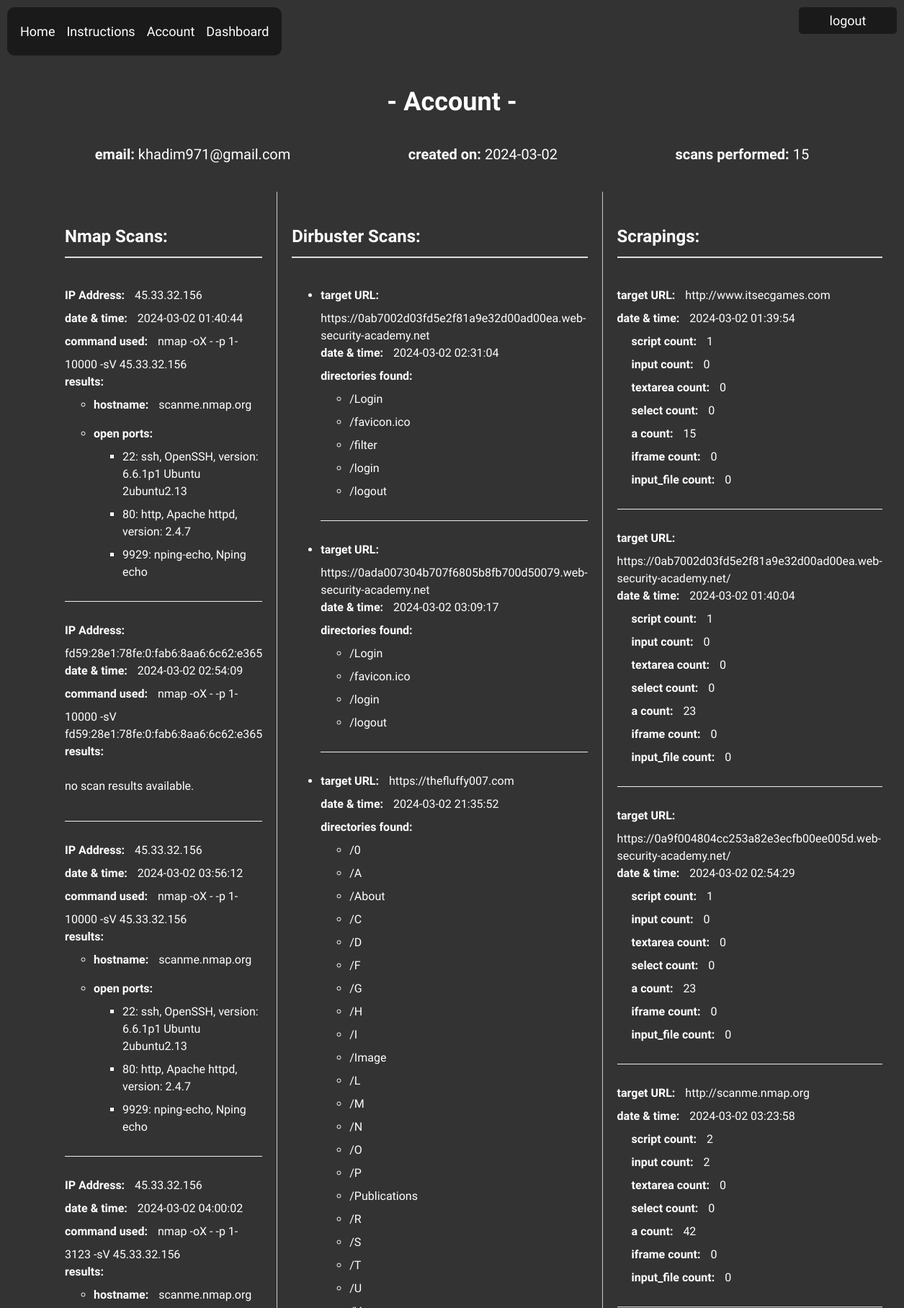
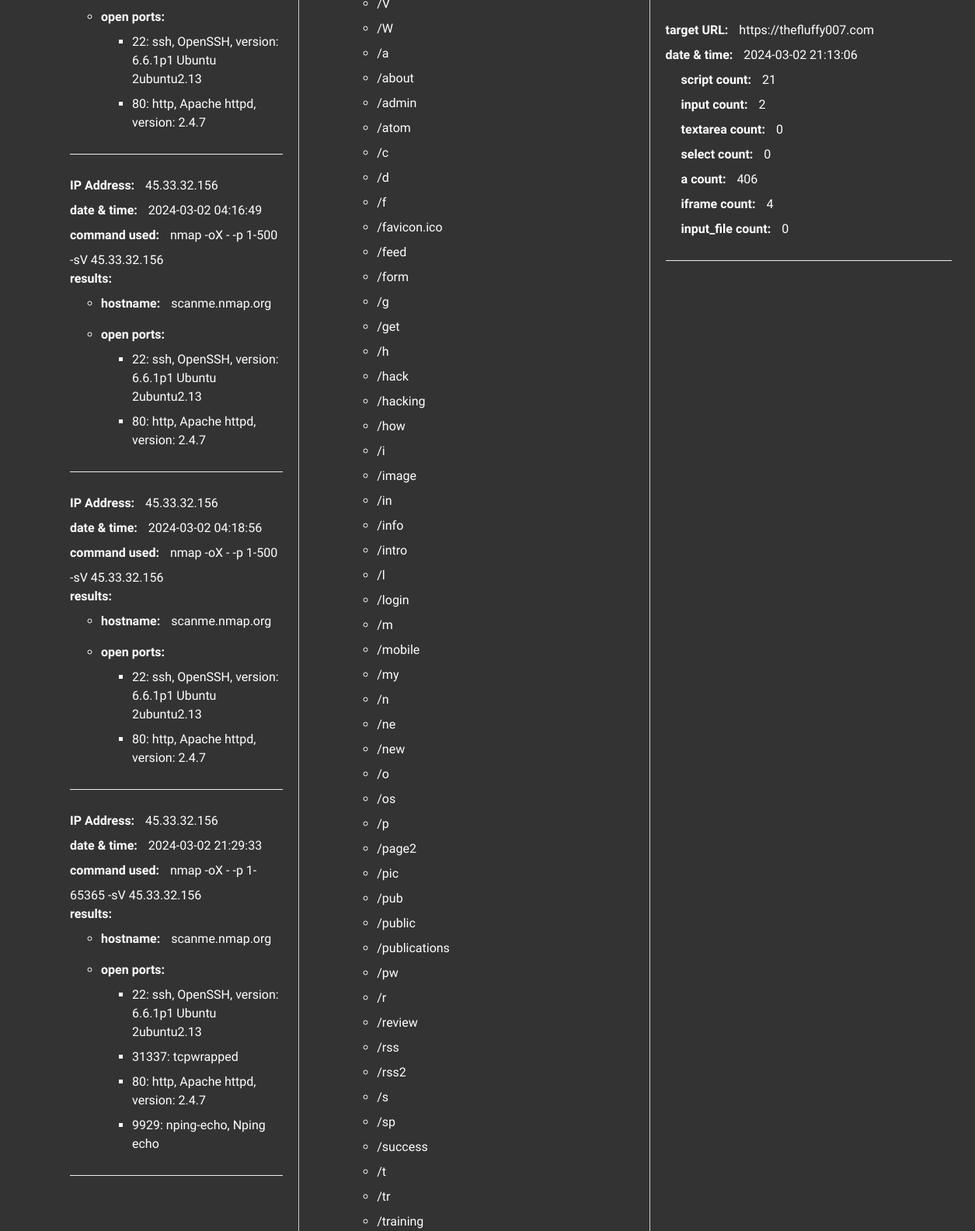
The app's page /account/ (signed in, upper part) with its own data (2 pictures, top to bottom).
### aph/models.py (models this page shows)
class User(db.Model, UserMixin):
    id = db.Column(db.Integer, primary_key=True)
    email = db.Column(db.String(150), unique=True)
    password = db.Column(db.String(150))
    date_created = db.Column(db.DateTime(timezone=True), default=func.now())
    nmap_scans = db.relationship('Past_scans_nmap', backref='user', lazy=True)
    dirbuster_scans = db.relationship('Past_scans_dirbuster', backref='user', lazy=True)
    scraping_scans = db.relationship('Past_scans_scraping', backref='user', lazy=True)

class Past_scans_nmap(db.Model):
    nmap_scan_id = db.Column(db.Integer, primary_key=True)
    target = db.Column(db.String(20))
    results = db.Column(JSON)
    date_created = db.Column(db.DateTime(timezone=True), default=func.now())
    user_id = db.Column(db.Integer, db.ForeignKey('user.id'))

class Past_scans_dirbuster(db.Model):
    dirbuster_scan_id = db.Column(db.Integer, primary_key=True)
    target_url = db.Column(db.String(150))
    results = db.Column(JSON)
    date_created = db.Column(db.DateTime(timezone=True), default=func.now())
    user_id = db.Column(db.Integer, db.ForeignKey('user.id'))

class Past_scans_scraping(db.Model):
    scraping_scan_id = db.Column(db.Integer, primary_key=True)
    target_url = db.Column(db.String(150))
    results = db.Column(JSON)
    date_created = db.Column(db.DateTime(timezone=True), default=func.now())
    user_id = db.Column(db.Integer, db.ForeignKey('user.id'))

### aph/dashboard.py (the view)
@dashboard_bp.route('/account/', methods=['POST' , 'GET'])
@login_required
def account():
    nmap_scans =  Past_scans_nmap.query.filter_by(user_id=current_user.id).all()
    dirbuster_scans = Past_scans_dirbuster.query.filter_by(user_id=current_user.id).all()
    scraping_scans = Past_scans_scraping.query.filter_by(user_id=current_user.id).all()
    total_scans = len(nmap_scans) + len(dirbuster_scans) + len(scraping_scans)
    account_creation_date = current_user.date_created.strftime('%Y-%m-%d')
    print('nmap_scans', nmap_scans)
    print('dirbuster_scans', dirbuster_scans)
    print('scraping_scans', scraping_scans)
    return render_template('account.html', email=current_user.email,
                           account_creation_date=account_creation_date,
                           total_scans=total_scans,
                           nmap_scans=nmap_scans, dirbuster_scans=dirbuster_scans,
                           scraping_scans=scraping_scans)

### aph/templates/account.html (shortened to what this page needs)
{% extends "base.html" %} {% block title %}account{% endblock %} {% block
content %}
<div class="container-fluid">
  <h2 style="margin-top: 60px">- Account -</h2>
  <div
    class="user-info"
    style="
      display: flex;
      justify-content: space-around;
      align-items: center;
      font-size: 20px;
      margin-bottom: 20px;
    "
  >
    <span><strong>email:</strong> {{ current_user.email }}</span>
    <span
      ><strong>created on:</strong> {{
      current_user.date_created.strftime('%Y-%m-%d') }}</span
    >
    <span><strong>scans performed:</strong> {{ total_scans }}</span>
  </div>
  <div class="column-container" style="display: flex">
    <div class="column" style="flex: 1">
      <h3>Nmap Scans:</h3>
      <ul class="list-group list-group-flush" id="nmap_scans">
        {% for scan in nmap_scans %}
        <li class="list-group-item">
          <strong class="target-info">IP Address:</strong> {{ scan.target }}<br />
          <strong>date & time:</strong> {{ scan.date_created.strftime('%Y-%m-%d
          %H:%M:%S') }}<br />
          {% set nmap_results = scan.results | tojson | from_json %}
          <strong>command used:</strong> {{ nmap_results.nmap.command_line }}<br />
          <strong>results:</strong>
          {% if nmap_results.scan[scan.target] is defined %}
          <ul>
            <li class="hostname">
              <strong>hostname:</strong> {% for hostname in
              nmap_results.scan[scan.target].hostnames %}{{ hostname.name }}{% endfor %}
            </li>
            <li class="open-ports">
              <strong>open ports:</strong>
              <ul>
                {% for port, data in nmap_results.scan[scan.target].tcp.items()
                if data.state == 'open' %}
                <li>
                  {{ port }}: {{ data.name }}{% if data.product %}, {{
                  data.product }}{% endif %}{% if data.version %}, version: {{
                  data.version }}{% endif %}
                </li>
                {% endfor %}
              </ul>
            </li>
          </ul>
          {% else %}
          <p>no scan results available.</p>
          {% endif %}
        </li>
        {% endfor %}
      </ul>
    </div>
    <div class="column" id="dirbuster-column" style="flex: 1">
      <h3>Dirbuster Scans:</h3>
      <ul class="list-group list-group-flush" id="dirbuster_scans">
        {% for scan in dirbuster_scans %}
        <li class="list-group-item">
          <strong class="target-info">target URL:</strong> {{ scan.target_url
          }}<br />
          <strong>date & time:</strong> {{ scan.date_created.strftime('%Y-%m-%d
          %H:%M:%S') }}<br />
          <strong>directories found:</strong>
          {% if scan.results and scan.results['found'] %}
          <ul>
            {% for directory in scan.results['found'] %}
            <li>/{{ directory }}</li>
            {% endfor %}
          </ul>
          {% else %}
          <p>No directories found or results format is not valid.</p>
          {% endif %}
        </li>
        {% endfor %}
      </ul>
    </div>
    <div class="column" id="scraping-column" style="flex: 1">
      <h3>Scrapings:</h3>
      <ul class="list-group list-group-flush" id="scraping_scans">
        {% for scan in scraping_scans %}
        <li class="list-group-item">
          <strong class="target-info">target URL:</strong> {{ scan.target_url
          }}<br />
          <strong>date & time:</strong> {{ scan.date_created.strftime('%Y-%m-%d
          %H:%M:%S') }}<br />
          {% if scan.results and scan.results is mapping %} {% for tag, count in
          scan.results.items() %}
          <div class="script-count-indent">
            <strong>{{ tag }} count:</strong> {{ count }}
          </div>
          {% endfor %} {% else %}
          <p>results format is not valid.</p>
          {% endif %}
        </li>
        {% endfor %}
      </ul>
    </div>
  </div>
  <div class="button-container">
    <a href="{{ url_for('auth.logout') }}" class="auth-button" method="GET"
      >logout</a
    >
  </div>
</div>
{% endblock %}

### aph/templates/base.html (shortened to what this page needs)
<!doctype html>
<html lang="en">
  <head>
  </head>
  <body>
    <nav>
      <a href="{{ url_for('dashboard.home') }}">Home</a>
      <a href="{{ url_for('dashboard.instructions') }}">Instructions</a>
      <a href="{{ url_for('dashboard.account') }}">Account</a>
      <a href="{{ url_for('dashboard.dashboard') }}">Dashboard</a>
    </nav>
    <div class="container">{% block content %}{% endblock %}</div>
  </body>
</html>

### aph/templates/base.html (style rules this page uses)
body { font-family: "Special Elite", cursive; background-color: #333; background-repeat: no-repeat; background-size: cover; color: #fff; text-align: center; padding: 50px; margin: 0; }
h2 { font-size: 36px; display: inline-block; padding: 10px; }
nav { display: flex; align-items: flex-start; background-color: #1a1a1a; padding: 10px; border-radius: 10px; position: fixed; top: 10px; left: 10px; width: auto; }
nav a { color: #fff; text-decoration: none; font-size: 18px; margin: 5px 0; display: block; border-radius: 5px; padding: 8px; }
.button-container { position: fixed; top: 10px; right: 10px; display: flex; flex-direction: column; gap: 10px; }
.auth-button { color: #fff; text-decoration: none; font-size: 18px; border-radius: 5px; padding: 8px; background-color: #1a1a1a; display: block; text-align: center; width: 120px; }
.column-container { display: flex; justify-content: space-around; padding: 20px; }
.column { flex: 1; padding: 20px; }

### aph/templates/account.html (style rules this page uses)
#nmap_scans, #ffuf_scans, #scraping_scans { list-style-type: none; padding: 0; }
.list-group-item { margin-bottom: 45px; text-align: left; border-bottom: 1px solid #eee; padding-bottom: 20px; margin-bottom: 8px; }
.list-group-item li { margin-bottom: 8px; }
.list-group-item strong, .target-info { display: inline-block; margin-bottom: 8px; margin-right: 10px; }
.target-info { margin-top: 20px; display: block; }
h3 { text-align: left; font-size: 24px; margin-bottom: 20px; border-bottom: 2px solid #ddd; padding-bottom: 10px; }
.script-count-indent { margin-left: 20px; }
.column { text-align: left; line-height: 1.5; }
#dirbuster-column { border-right: 1px solid #ccc; border-left: 1px solid #ccc; }
.hostname, .open-ports { margin-bottom: 0px; }

### records on screen
User: email "khadim971@gmail.com", date_created "2024-03-02"
Past_scans_nmap: target "45.33.32.156", date_created "2024-03-02 01:40:44", nmap.command_line "nmap -oX - -p 1-10000 -sV 45.33.32.156", name "scanme.nmap.org", port "22" "80" "9929", name "ssh" "http" "nping-echo", product "OpenSSH" "Apache httpd" "Nping echo", version "6.6.1p1 Ubuntu 2ubuntu2.13" "2.4.7"
Past_scans_nmap: target "fd59:28e1:78fe:0:fab6:8aa6:6c62:e365", date_created "2024-03-02 02:54:09", nmap.command_line "nmap -oX - -p 1-10000 -sV fd59:28e1:78fe:0:fab6:8aa6:6c62:e365", shows "no scan results available."
Past_scans_nmap: target "45.33.32.156", date_created "2024-03-02 03:56:12", nmap.command_line "nmap -oX - -p 1-10000 -sV 45.33.32.156", name "scanme.nmap.org", port "22" "80" "9929", name "ssh" "http" "nping-echo", product "OpenSSH" "Apache httpd" "Nping echo", version "6.6.1p1 Ubuntu 2ubuntu2.13" "2.4.7"
Past_scans_nmap: target "45.33.32.156", date_created "2024-03-02 04:00:02", nmap.command_line "nmap -oX - -p 1-3123 -sV 45.33.32.156", name "scanme.nmap.org", port "22" "80", name "ssh" "http", product "OpenSSH" "Apache httpd", version "6.6.1p1 Ubuntu 2ubuntu2.13" "2.4.7"
Past_scans_nmap: target "45.33.32.156", date_created "2024-03-02 04:16:49", nmap.command_line "nmap -oX - -p 1-500 -sV 45.33.32.156", name "scanme.nmap.org", port "22" "80", name "ssh" "http", product "OpenSSH" "Apache httpd", version "6.6.1p1 Ubuntu 2ubuntu2.13" "2.4.7"
Past_scans_nmap: target "45.33.32.156", date_created "2024-03-02 04:18:56", nmap.command_line "nmap -oX - -p 1-500 -sV 45.33.32.156", name "scanme.nmap.org", port "22" "80", name "ssh" "http", product "OpenSSH" "Apache httpd", version "6.6.1p1 Ubuntu 2ubuntu2.13" "2.4.7"
Past_scans_nmap: target "45.33.32.156", date_created "2024-03-02 21:29:33", nmap.command_line "nmap -oX - -p 1-65365 -sV 45.33.32.156", name "scanme.nmap.org", port "22" "31337" "80" "9929", name "ssh" "tcpwrapped" "http" "nping-echo", product "OpenSSH" "Apache httpd" "Nping echo", version "6.6.1p1 Ubuntu 2ubuntu2.13" "2.4.7"
Past_scans_dirbuster: target_url "https://0ab7002d03fd5e2f81a9e32d00ad00ea.web-security-academy.net", date_created "2024-03-02 02:31:04", directory "Login" "favicon.ico" "filter" "login" "logout"
Past_scans_dirbuster: target_url "https://0ada007304b707f6805b8fb700d50079.web-security-academy.net", date_created "2024-03-02 03:09:17", directory "Login" "favicon.ico" "login" "logout"
Past_scans_dirbuster: target_url "https://thefluffy007.com", date_created "2024-03-02 21:35:52", directory "0" "A" "About" "C" "D" "F" "G" "H" "I" "Image" "L" "M" "N" "O" "P" "Publications" "R" "S" "T" "U" "V" "W" "a" "about" "admin" "atom" "c" "d" "f" "favicon.ico" "feed" "form" "g" "get" "h" "hack" "hacking" "how" "i" "image" "in" "info" "intro" "l" "login" "m" "mobile" "my" "n" "ne" "new" "o" "os" "p" "page2" "pic" "pub" "public" "publications" "pw" "r" "review" "rss" "rss2" "s" "sp" "success" "t" "tr" "training"
Past_scans_scraping: target_url "http://www.itsecgames.com", date_created "2024-03-02 01:39:54", tag "script" "input" "textarea" "select" "a" "iframe" "input_file", count "1" "0" "0" "0" "15" "0" "0"
Past_scans_scraping: target_url "https://0ab7002d03fd5e2f81a9e32d00ad00ea.web-security-academy.net/", date_created "2024-03-02 01:40:04", tag "script" "input" "textarea" "select" "a" "iframe" "input_file", count "1" "0" "0" "0" "23" "0" "0"
Past_scans_scraping: target_url "https://0a9f004804cc253a82e3ecfb00ee005d.web-security-academy.net/", date_created "2024-03-02 02:54:29", tag "script" "input" "textarea" "select" "a" "iframe" "input_file", count "1" "0" "0" "0" "23" "0" "0"
Past_scans_scraping: target_url "http://scanme.nmap.org", date_created "2024-03-02 03:23:58", tag "script" "input" "textarea" "select" "a" "iframe" "input_file", count "2" "2" "0" "0" "42" "0" "0"
Past_scans_scraping: target_url "https://thefluffy007.com", date_created "2024-03-02 21:13:06", tag "script" "input" "textarea" "select" "a" "iframe" "input_file", count "21" "2" "0" "0" "406" "4" "0"

### other values on screen
{{ total_scans }} "15"
